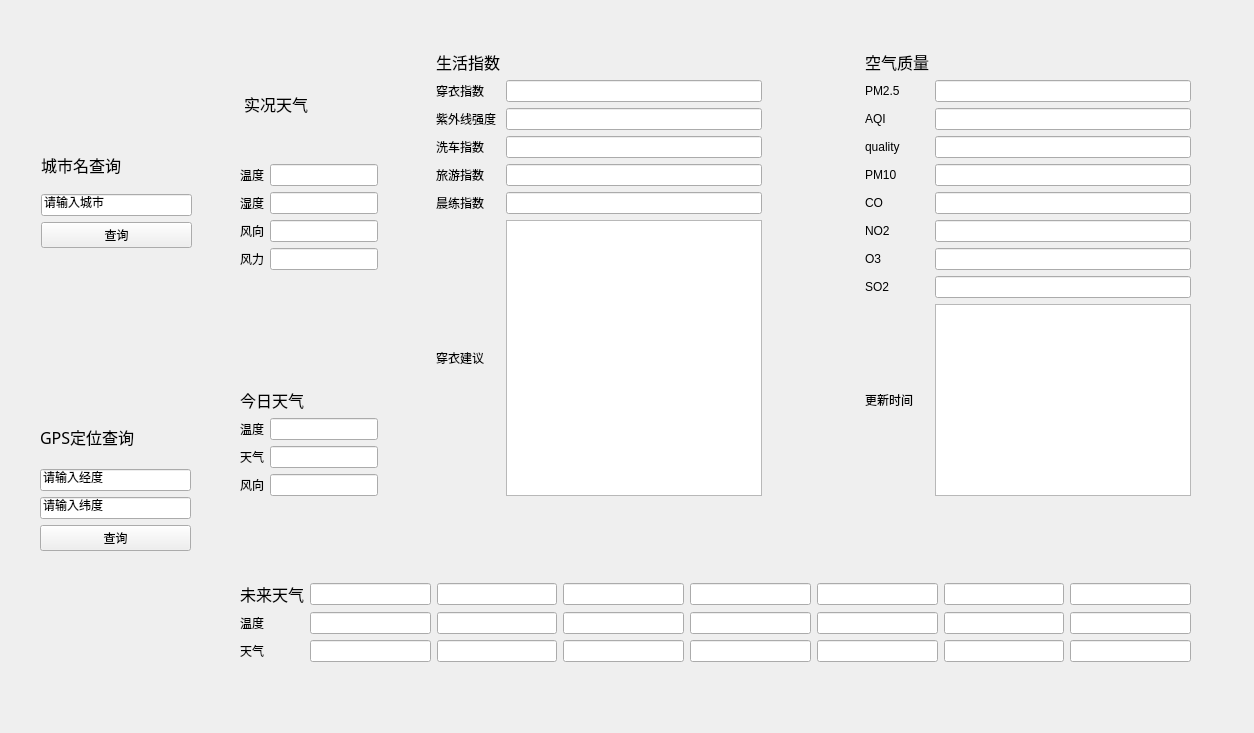
<?xml version="1.0" encoding="UTF-8"?>
<ui version="4.0">
 <class>Weather</class>
 <widget class="QWidget" name="Weather">
  <property name="geometry">
   <rect>
    <x>0</x>
    <y>0</y>
    <width>1254</width>
    <height>733</height>
   </rect>
  </property>
  <property name="windowTitle">
   <string>Form</string>
  </property>
  <widget class="QWidget" name="">
   <property name="geometry">
    <rect>
     <x>40</x>
     <y>410</y>
     <width>151</width>
     <height>141</height>
    </rect>
   </property>
   <layout class="QVBoxLayout" name="verticalLayout_2">
    <item>
     <widget class="QLabel" name="label_3">
      <property name="font">
       <font>
        <family>3ds</family>
        <pointsize>12</pointsize>
       </font>
      </property>
      <property name="text">
       <string>GPS定位查询</string>
      </property>
     </widget>
    </item>
    <item>
     <widget class="QLineEdit" name="lon">
      <property name="text">
       <string>请输入经度</string>
      </property>
     </widget>
    </item>
    <item>
     <widget class="QLineEdit" name="lat">
      <property name="text">
       <string>请输入纬度</string>
      </property>
     </widget>
    </item>
    <item>
     <widget class="QPushButton" name="GPSSer">
      <property name="text">
       <string>查询</string>
      </property>
     </widget>
    </item>
   </layout>
  </widget>
  <widget class="QWidget" name="">
   <property name="geometry">
    <rect>
     <x>41</x>
     <y>141</y>
     <width>151</width>
     <height>107</height>
    </rect>
   </property>
   <layout class="QVBoxLayout" name="verticalLayout">
    <item>
     <widget class="QLabel" name="label_2">
      <property name="font">
       <font>
        <family>3ds</family>
        <pointsize>12</pointsize>
       </font>
      </property>
      <property name="text">
       <string>城市名查询</string>
      </property>
     </widget>
    </item>
    <item>
     <widget class="QLineEdit" name="CityName">
      <property name="text">
       <string>请输入城市</string>
      </property>
     </widget>
    </item>
    <item>
     <widget class="QPushButton" name="CitySer">
      <property name="text">
       <string>查询</string>
      </property>
     </widget>
    </item>
   </layout>
  </widget>
  <widget class="QWidget" name="">
   <property name="geometry">
    <rect>
     <x>240</x>
     <y>50</y>
     <width>951</width>
     <height>612</height>
    </rect>
   </property>
   <layout class="QGridLayout" name="gridLayout_5">
    <item row="0" column="2">
     <spacer name="verticalSpacer_3">
      <property name="orientation">
       <enum>Qt::Vertical</enum>
      </property>
      <property name="sizeHint" stdset="0">
       <size>
        <width>20</width>
        <height>40</height>
       </size>
      </property>
     </spacer>
    </item>
    <item row="0" column="4">
     <spacer name="horizontalSpacer">
      <property name="orientation">
       <enum>Qt::Horizontal</enum>
      </property>
      <property name="sizeHint" stdset="0">
       <size>
        <width>40</width>
        <height>20</height>
       </size>
      </property>
     </spacer>
    </item>
    <item row="2" column="0">
     <spacer name="verticalSpacer">
      <property name="orientation">
       <enum>Qt::Vertical</enum>
      </property>
      <property name="sizeHint" stdset="0">
       <size>
        <width>20</width>
        <height>40</height>
       </size>
      </property>
     </spacer>
    </item>
    <item row="0" column="3" rowspan="2">
     <layout class="QGridLayout" name="gridLayout_3">
      <item row="4" column="0">
       <widget class="QLabel" name="label_17">
        <property name="text">
         <string>旅游指数</string>
        </property>
       </widget>
      </item>
      <item row="2" column="0">
       <widget class="QLabel" name="label_15">
        <property name="text">
         <string>紫外线强度</string>
        </property>
       </widget>
      </item>
      <item row="4" column="1">
       <widget class="QLineEdit" name="travelindex"/>
      </item>
      <item row="5" column="0">
       <widget class="QLabel" name="label_18">
        <property name="text">
         <string>晨练指数</string>
        </property>
       </widget>
      </item>
      <item row="5" column="1">
       <widget class="QLineEdit" name="exindex"/>
      </item>
      <item row="2" column="1">
       <widget class="QLineEdit" name="uvindex"/>
      </item>
      <item row="0" column="0">
       <widget class="QLabel" name="label_13">
        <property name="font">
         <font>
          <family>3ds</family>
          <pointsize>12</pointsize>
         </font>
        </property>
        <property name="text">
         <string>生活指数</string>
        </property>
       </widget>
      </item>
      <item row="3" column="0">
       <widget class="QLabel" name="label_16">
        <property name="text">
         <string>洗车指数</string>
        </property>
       </widget>
      </item>
      <item row="3" column="1">
       <widget class="QLineEdit" name="washindex"/>
      </item>
      <item row="6" column="0">
       <widget class="QLabel" name="label_11">
        <property name="text">
         <string>穿衣建议</string>
        </property>
       </widget>
      </item>
      <item row="6" column="1">
       <widget class="QTextEdit" name="dress_ad"/>
      </item>
      <item row="1" column="1">
       <widget class="QLineEdit" name="dressindex"/>
      </item>
      <item row="1" column="0">
       <widget class="QLabel" name="label_14">
        <property name="text">
         <string>穿衣指数</string>
        </property>
       </widget>
      </item>
     </layout>
    </item>
    <item row="0" column="5" rowspan="2">
     <layout class="QGridLayout" name="gridLayout_6">
      <item row="2" column="0">
       <widget class="QLabel" name="label_24">
        <property name="text">
         <string>AQI</string>
        </property>
       </widget>
      </item>
      <item row="2" column="1">
       <widget class="QLineEdit" name="AQI"/>
      </item>
      <item row="1" column="1">
       <widget class="QLineEdit" name="PM25"/>
      </item>
      <item row="0" column="0">
       <widget class="QLabel" name="label_22">
        <property name="font">
         <font>
          <family>3ds</family>
          <pointsize>12</pointsize>
         </font>
        </property>
        <property name="text">
         <string>空气质量</string>
        </property>
       </widget>
      </item>
      <item row="1" column="0">
       <widget class="QLabel" name="label_23">
        <property name="text">
         <string>PM2.5</string>
        </property>
       </widget>
      </item>
      <item row="4" column="1">
       <widget class="QLineEdit" name="PM10"/>
      </item>
      <item row="5" column="0">
       <widget class="QLabel" name="label_27">
        <property name="text">
         <string>CO</string>
        </property>
       </widget>
      </item>
      <item row="6" column="1">
       <widget class="QLineEdit" name="NO2"/>
      </item>
      <item row="4" column="0">
       <widget class="QLabel" name="label_26">
        <property name="text">
         <string>PM10</string>
        </property>
       </widget>
      </item>
      <item row="3" column="1">
       <widget class="QLineEdit" name="QUA"/>
      </item>
      <item row="5" column="1">
       <widget class="QLineEdit" name="CO"/>
      </item>
      <item row="3" column="0">
       <widget class="QLabel" name="label_25">
        <property name="text">
         <string>quality</string>
        </property>
       </widget>
      </item>
      <item row="6" column="0">
       <widget class="QLabel" name="label_28">
        <property name="text">
         <string>NO2</string>
        </property>
       </widget>
      </item>
      <item row="8" column="1">
       <widget class="QLineEdit" name="SO2"/>
      </item>
      <item row="7" column="1">
       <widget class="QLineEdit" name="O3"/>
      </item>
      <item row="9" column="1">
       <widget class="QTextEdit" name="time"/>
      </item>
      <item row="7" column="0">
       <widget class="QLabel" name="label_29">
        <property name="text">
         <string>O3</string>
        </property>
       </widget>
      </item>
      <item row="8" column="0">
       <widget class="QLabel" name="label_30">
        <property name="text">
         <string>SO2</string>
        </property>
       </widget>
      </item>
      <item row="9" column="0">
       <widget class="QLabel" name="label_31">
        <property name="text">
         <string>更新时间</string>
        </property>
       </widget>
      </item>
     </layout>
    </item>
    <item row="1" column="0">
     <layout class="QGridLayout" name="gridLayout_2">
      <item row="4" column="0">
       <widget class="QLabel" name="label_12">
        <property name="text">
         <string>风向</string>
        </property>
       </widget>
      </item>
      <item row="1" column="0" colspan="2">
       <widget class="QLabel" name="label_8">
        <property name="font">
         <font>
          <family>3ds</family>
          <pointsize>12</pointsize>
         </font>
        </property>
        <property name="text">
         <string>今日天气</string>
        </property>
       </widget>
      </item>
      <item row="2" column="1">
       <widget class="QLineEdit" name="todtemp"/>
      </item>
      <item row="2" column="0">
       <widget class="QLabel" name="label_9">
        <property name="text">
         <string>温度</string>
        </property>
       </widget>
      </item>
      <item row="3" column="1">
       <widget class="QLineEdit" name="todw"/>
      </item>
      <item row="3" column="0">
       <widget class="QLabel" name="label_10">
        <property name="text">
         <string>天气</string>
        </property>
       </widget>
      </item>
      <item row="4" column="1">
       <widget class="QLineEdit" name="todwd"/>
      </item>
      <item row="0" column="0">
       <spacer name="verticalSpacer_2">
        <property name="orientation">
         <enum>Qt::Vertical</enum>
        </property>
        <property name="sizeHint" stdset="0">
         <size>
          <width>20</width>
          <height>40</height>
         </size>
        </property>
       </spacer>
      </item>
     </layout>
    </item>
    <item row="0" column="0">
     <layout class="QGridLayout" name="gridLayout">
      <item row="1" column="1">
       <widget class="QLineEdit" name="sktemp"/>
      </item>
      <item row="3" column="1">
       <widget class="QLineEdit" name="skwd"/>
      </item>
      <item row="1" column="0">
       <widget class="QLabel" name="label_4">
        <property name="text">
         <string>温度</string>
        </property>
       </widget>
      </item>
      <item row="4" column="1">
       <widget class="QLineEdit" name="skwf"/>
      </item>
      <item row="2" column="0">
       <widget class="QLabel" name="label_5">
        <property name="text">
         <string>湿度</string>
        </property>
       </widget>
      </item>
      <item row="3" column="0">
       <widget class="QLabel" name="label_6">
        <property name="text">
         <string>风向</string>
        </property>
       </widget>
      </item>
      <item row="4" column="0">
       <widget class="QLabel" name="label_7">
        <property name="text">
         <string>风力</string>
        </property>
       </widget>
      </item>
      <item row="2" column="1">
       <widget class="QLineEdit" name="skhum"/>
      </item>
      <item row="0" column="0" colspan="2">
       <widget class="QLabel" name="label">
        <property name="font">
         <font>
          <family>3ds</family>
          <pointsize>12</pointsize>
         </font>
        </property>
        <property name="text">
         <string> 实况天气</string>
        </property>
       </widget>
      </item>
     </layout>
    </item>
    <item row="3" column="0" colspan="6">
     <layout class="QGridLayout" name="gridLayout_4">
      <item row="2" column="4">
       <widget class="QLineEdit" name="date4w"/>
      </item>
      <item row="1" column="4">
       <widget class="QLineEdit" name="date4t"/>
      </item>
      <item row="2" column="3">
       <widget class="QLineEdit" name="date3w"/>
      </item>
      <item row="2" column="6">
       <widget class="QLineEdit" name="date6w"/>
      </item>
      <item row="1" column="3">
       <widget class="QLineEdit" name="date3t"/>
      </item>
      <item row="0" column="2">
       <widget class="QLineEdit" name="date2"/>
      </item>
      <item row="0" column="4">
       <widget class="QLineEdit" name="date4"/>
      </item>
      <item row="0" column="0">
       <widget class="QLabel" name="label_19">
        <property name="font">
         <font>
          <family>3ds</family>
          <pointsize>12</pointsize>
         </font>
        </property>
        <property name="layoutDirection">
         <enum>Qt::LeftToRight</enum>
        </property>
        <property name="autoFillBackground">
         <bool>false</bool>
        </property>
        <property name="text">
         <string>未来天气</string>
        </property>
       </widget>
      </item>
      <item row="0" column="1">
       <widget class="QLineEdit" name="date1"/>
      </item>
      <item row="0" column="3">
       <widget class="QLineEdit" name="date3"/>
      </item>
      <item row="0" column="6">
       <widget class="QLineEdit" name="date6"/>
      </item>
      <item row="0" column="7">
       <widget class="QLineEdit" name="date7"/>
      </item>
      <item row="1" column="0">
       <widget class="QLabel" name="label_20">
        <property name="text">
         <string>温度</string>
        </property>
       </widget>
      </item>
      <item row="0" column="5">
       <widget class="QLineEdit" name="date5"/>
      </item>
      <item row="1" column="7">
       <widget class="QLineEdit" name="date7t"/>
      </item>
      <item row="2" column="7">
       <widget class="QLineEdit" name="date7w"/>
      </item>
      <item row="2" column="1">
       <widget class="QLineEdit" name="date1w"/>
      </item>
      <item row="2" column="2">
       <widget class="QLineEdit" name="date2w"/>
      </item>
      <item row="1" column="2">
       <widget class="QLineEdit" name="date2t"/>
      </item>
      <item row="2" column="0">
       <widget class="QLabel" name="label_21">
        <property name="text">
         <string>天气</string>
        </property>
       </widget>
      </item>
      <item row="1" column="1">
       <widget class="QLineEdit" name="date1t"/>
      </item>
      <item row="1" column="6">
       <widget class="QLineEdit" name="date6t"/>
      </item>
      <item row="2" column="5">
       <widget class="QLineEdit" name="date5w"/>
      </item>
      <item row="1" column="5">
       <widget class="QLineEdit" name="date5t"/>
      </item>
     </layout>
    </item>
    <item row="0" column="1">
     <spacer name="verticalSpacer_4">
      <property name="orientation">
       <enum>Qt::Vertical</enum>
      </property>
      <property name="sizeHint" stdset="0">
       <size>
        <width>20</width>
        <height>40</height>
       </size>
      </property>
     </spacer>
    </item>
   </layout>
  </widget>
  <zorder>layoutWidget</zorder>
  <zorder>layoutWidget</zorder>
  <zorder>layoutWidget</zorder>
  <zorder>layoutWidget</zorder>
  <zorder>label_2</zorder>
  <zorder>label_3</zorder>
  <zorder>lat</zorder>
  <zorder>GPSSer</zorder>
  <zorder>CityName</zorder>
  <zorder>CitySer</zorder>
  <zorder>lon</zorder>
  <zorder>label_11</zorder>
  <zorder>dress_ad</zorder>
  <zorder>layoutWidget_2</zorder>
  <zorder>label_3</zorder>
  <zorder></zorder>
 </widget>
 <resources/>
 <connections>
  <connection>
   <sender>CitySer</sender>
   <signal>clicked()</signal>
   <receiver>Weather</receiver>
   <slot>push_butn_city()</slot>
   <hints>
    <hint type="sourcelabel">
     <x>133</x>
     <y>240</y>
    </hint>
    <hint type="destinationlabel">
     <x>178</x>
     <y>195</y>
    </hint>
   </hints>
  </connection>
  <connection>
   <sender>GPSSer</sender>
   <signal>clicked()</signal>
   <receiver>Weather</receiver>
   <slot>push_butn_gps()</slot>
   <hints>
    <hint type="sourcelabel">
     <x>97</x>
     <y>540</y>
    </hint>
    <hint type="destinationlabel">
     <x>136</x>
     <y>479</y>
    </hint>
   </hints>
  </connection>
 </connections>
 <slots>
  <slot>push_butn_city()</slot>
  <slot>push_butn_gps()</slot>
 </slots>
</ui>
